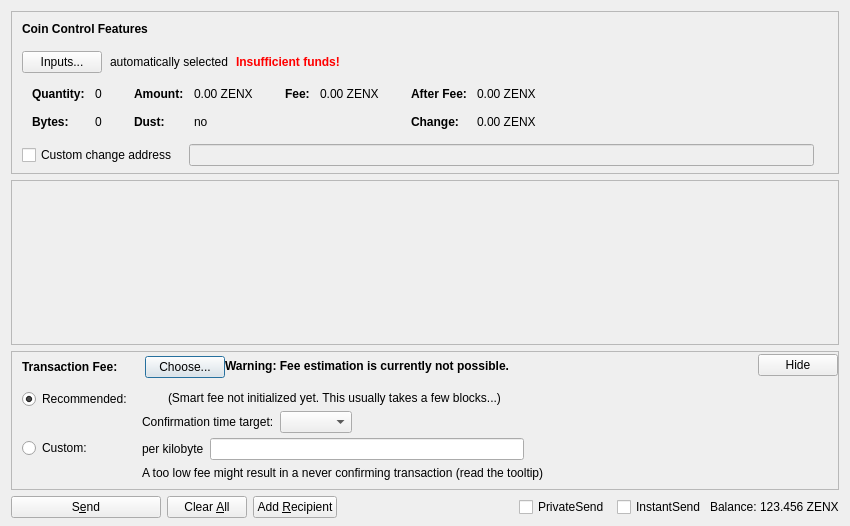
<?xml version="1.0" encoding="UTF-8"?>
<ui version="4.0">
 <class>SendCoinsDialog</class>
 <widget class="QDialog" name="SendCoinsDialog">
  <property name="geometry">
   <rect>
    <x>0</x>
    <y>0</y>
    <width>850</width>
    <height>526</height>
   </rect>
  </property>
  <property name="windowTitle">
   <string>Send Coins</string>
  </property>
  <layout class="QVBoxLayout" name="verticalLayout" stretch="0,1,0,0">
   <property name="bottomMargin">
    <number>8</number>
   </property>
   <item>
    <widget class="QFrame" name="frameCoinControl">
     <property name="sizePolicy">
      <sizepolicy hsizetype="Expanding" vsizetype="Expanding">
       <horstretch>0</horstretch>
       <verstretch>0</verstretch>
      </sizepolicy>
     </property>
     <property name="maximumSize">
      <size>
       <width>16777215</width>
       <height>16777215</height>
      </size>
     </property>
     <property name="frameShape">
      <enum>QFrame::StyledPanel</enum>
     </property>
     <property name="frameShadow">
      <enum>QFrame::Sunken</enum>
     </property>
     <layout class="QVBoxLayout" name="verticalLayoutCoinControl2">
      <property name="spacing">
       <number>0</number>
      </property>
      <property name="leftMargin">
       <number>0</number>
      </property>
      <property name="topMargin">
       <number>0</number>
      </property>
      <property name="rightMargin">
       <number>0</number>
      </property>
      <property name="bottomMargin">
       <number>6</number>
      </property>
      <item>
       <layout class="QVBoxLayout" name="verticalLayoutCoinControl" stretch="0,0,0,0,1">
        <property name="spacing">
         <number>0</number>
        </property>
        <property name="leftMargin">
         <number>10</number>
        </property>
        <property name="topMargin">
         <number>10</number>
        </property>
        <item>
         <layout class="QHBoxLayout" name="horizontalLayoutCoinControl1">
          <property name="bottomMargin">
           <number>15</number>
          </property>
          <item>
           <widget class="QLabel" name="labelCoinControlFeatures">
            <property name="sizePolicy">
             <sizepolicy hsizetype="Preferred" vsizetype="Maximum">
              <horstretch>0</horstretch>
              <verstretch>0</verstretch>
             </sizepolicy>
            </property>
            <property name="font">
             <font>
              <weight>75</weight>
              <bold>true</bold>
             </font>
            </property>
            <property name="styleSheet">
             <string notr="true">font-weight:bold;</string>
            </property>
            <property name="text">
             <string>Coin Control Features</string>
            </property>
           </widget>
          </item>
         </layout>
        </item>
        <item>
         <layout class="QHBoxLayout" name="horizontalLayoutCoinControl2" stretch="0,0,0,0">
          <property name="spacing">
           <number>8</number>
          </property>
          <property name="bottomMargin">
           <number>10</number>
          </property>
          <item>
           <widget class="QPushButton" name="pushButtonCoinControl">
            <property name="styleSheet">
             <string notr="true"/>
            </property>
            <property name="text">
             <string>Inputs...</string>
            </property>
            <property name="autoDefault">
             <bool>false</bool>
            </property>
           </widget>
          </item>
          <item>
           <widget class="QLabel" name="labelCoinControlAutomaticallySelected">
            <property name="text">
             <string>automatically selected</string>
            </property>
            <property name="margin">
             <number>5</number>
            </property>
           </widget>
          </item>
          <item>
           <widget class="QLabel" name="labelCoinControlInsuffFunds">
            <property name="font">
             <font>
              <weight>75</weight>
              <bold>true</bold>
             </font>
            </property>
            <property name="styleSheet">
             <string notr="true">color:red;font-weight:bold;</string>
            </property>
            <property name="text">
             <string>Insufficient funds!</string>
            </property>
            <property name="margin">
             <number>5</number>
            </property>
           </widget>
          </item>
          <item>
           <spacer name="horizontalSpacerCoinControl">
            <property name="orientation">
             <enum>Qt::Horizontal</enum>
            </property>
            <property name="sizeHint" stdset="0">
             <size>
              <width>40</width>
              <height>1</height>
             </size>
            </property>
           </spacer>
          </item>
         </layout>
        </item>
        <item>
         <widget class="QWidget" name="widgetCoinControl" native="true">
          <property name="sizePolicy">
           <sizepolicy hsizetype="Preferred" vsizetype="Preferred">
            <horstretch>0</horstretch>
            <verstretch>0</verstretch>
           </sizepolicy>
          </property>
          <property name="minimumSize">
           <size>
            <width>0</width>
            <height>0</height>
           </size>
          </property>
          <property name="styleSheet">
           <string notr="true"/>
          </property>
          <layout class="QHBoxLayout" name="horizontalLayoutCoinControl5">
           <property name="leftMargin">
            <number>0</number>
           </property>
           <property name="topMargin">
            <number>0</number>
           </property>
           <property name="rightMargin">
            <number>0</number>
           </property>
           <property name="bottomMargin">
            <number>0</number>
           </property>
           <item>
            <layout class="QHBoxLayout" name="horizontalLayoutCoinControl3" stretch="0,0,0,1">
             <property name="spacing">
              <number>20</number>
             </property>
             <property name="topMargin">
              <number>0</number>
             </property>
             <property name="bottomMargin">
              <number>10</number>
             </property>
             <item>
              <layout class="QFormLayout" name="formLayoutCoinControl1">
               <property name="horizontalSpacing">
                <number>10</number>
               </property>
               <property name="verticalSpacing">
                <number>14</number>
               </property>
               <property name="leftMargin">
                <number>10</number>
               </property>
               <property name="topMargin">
                <number>4</number>
               </property>
               <property name="rightMargin">
                <number>6</number>
               </property>
               <item row="0" column="0">
                <widget class="QLabel" name="labelCoinControlQuantityText">
                 <property name="font">
                  <font>
                   <weight>75</weight>
                   <bold>true</bold>
                  </font>
                 </property>
                 <property name="text">
                  <string>Quantity:</string>
                 </property>
                 <property name="margin">
                  <number>0</number>
                 </property>
                </widget>
               </item>
               <item row="0" column="1">
                <widget class="QLabel" name="labelCoinControlQuantity">
                 <property name="cursor">
                  <cursorShape>IBeamCursor</cursorShape>
                 </property>
                 <property name="contextMenuPolicy">
                  <enum>Qt::ActionsContextMenu</enum>
                 </property>
                 <property name="text">
                  <string notr="true">0</string>
                 </property>
                 <property name="margin">
                  <number>0</number>
                 </property>
                 <property name="textInteractionFlags">
                  <set>Qt::LinksAccessibleByMouse|Qt::TextSelectableByKeyboard|Qt::TextSelectableByMouse</set>
                 </property>
                </widget>
               </item>
               <item row="1" column="0">
                <widget class="QLabel" name="labelCoinControlBytesText">
                 <property name="font">
                  <font>
                   <weight>75</weight>
                   <bold>true</bold>
                  </font>
                 </property>
                 <property name="text">
                  <string>Bytes:</string>
                 </property>
                </widget>
               </item>
               <item row="1" column="1">
                <widget class="QLabel" name="labelCoinControlBytes">
                 <property name="cursor">
                  <cursorShape>IBeamCursor</cursorShape>
                 </property>
                 <property name="contextMenuPolicy">
                  <enum>Qt::ActionsContextMenu</enum>
                 </property>
                 <property name="text">
                  <string notr="true">0</string>
                 </property>
                 <property name="textInteractionFlags">
                  <set>Qt::LinksAccessibleByMouse|Qt::TextSelectableByKeyboard|Qt::TextSelectableByMouse</set>
                 </property>
                </widget>
               </item>
              </layout>
             </item>
             <item>
              <layout class="QFormLayout" name="formLayoutCoinControl2">
               <property name="horizontalSpacing">
                <number>10</number>
               </property>
               <property name="verticalSpacing">
                <number>14</number>
               </property>
               <property name="leftMargin">
                <number>6</number>
               </property>
               <property name="topMargin">
                <number>4</number>
               </property>
               <property name="rightMargin">
                <number>6</number>
               </property>
               <item row="0" column="0">
                <widget class="QLabel" name="labelCoinControlAmountText">
                 <property name="font">
                  <font>
                   <weight>75</weight>
                   <bold>true</bold>
                  </font>
                 </property>
                 <property name="text">
                  <string>Amount:</string>
                 </property>
                 <property name="margin">
                  <number>0</number>
                 </property>
                </widget>
               </item>
               <item row="0" column="1">
                <widget class="QLabel" name="labelCoinControlAmount">
                 <property name="cursor">
                  <cursorShape>IBeamCursor</cursorShape>
                 </property>
                 <property name="contextMenuPolicy">
                  <enum>Qt::ActionsContextMenu</enum>
                 </property>
                 <property name="text">
                  <string notr="true">0.00 ZENX</string>
                 </property>
                 <property name="textInteractionFlags">
                  <set>Qt::LinksAccessibleByMouse|Qt::TextSelectableByKeyboard|Qt::TextSelectableByMouse</set>
                 </property>
                </widget>
               </item>
               <item row="1" column="0">
                <widget class="QLabel" name="labelCoinControlLowOutputText">
                 <property name="font">
                  <font>
                   <weight>75</weight>
                   <bold>true</bold>
                  </font>
                 </property>
                 <property name="text">
                  <string>Dust:</string>
                 </property>
                </widget>
               </item>
               <item row="1" column="1">
                <widget class="QLabel" name="labelCoinControlLowOutput">
                 <property name="cursor">
                  <cursorShape>IBeamCursor</cursorShape>
                 </property>
                 <property name="contextMenuPolicy">
                  <enum>Qt::ActionsContextMenu</enum>
                 </property>
                 <property name="text">
                  <string notr="true">no</string>
                 </property>
                 <property name="textInteractionFlags">
                  <set>Qt::LinksAccessibleByMouse|Qt::TextSelectableByKeyboard|Qt::TextSelectableByMouse</set>
                 </property>
                </widget>
               </item>
              </layout>
             </item>
             <item>
              <layout class="QFormLayout" name="formLayoutCoinControl3">
               <property name="horizontalSpacing">
                <number>10</number>
               </property>
               <property name="verticalSpacing">
                <number>14</number>
               </property>
               <property name="leftMargin">
                <number>6</number>
               </property>
               <property name="topMargin">
                <number>4</number>
               </property>
               <property name="rightMargin">
                <number>6</number>
               </property>
               <item row="0" column="0">
                <widget class="QLabel" name="labelCoinControlFeeText">
                 <property name="font">
                  <font>
                   <weight>75</weight>
                   <bold>true</bold>
                  </font>
                 </property>
                 <property name="text">
                  <string>Fee:</string>
                 </property>
                 <property name="margin">
                  <number>0</number>
                 </property>
                </widget>
               </item>
               <item row="0" column="1">
                <widget class="QLabel" name="labelCoinControlFee">
                 <property name="cursor">
                  <cursorShape>IBeamCursor</cursorShape>
                 </property>
                 <property name="contextMenuPolicy">
                  <enum>Qt::ActionsContextMenu</enum>
                 </property>
                 <property name="text">
                  <string notr="true">0.00 ZENX</string>
                 </property>
                 <property name="textInteractionFlags">
                  <set>Qt::LinksAccessibleByMouse|Qt::TextSelectableByKeyboard|Qt::TextSelectableByMouse</set>
                 </property>
                </widget>
               </item>
              </layout>
             </item>
             <item>
              <layout class="QFormLayout" name="formLayoutCoinControl4">
               <property name="horizontalSpacing">
                <number>10</number>
               </property>
               <property name="verticalSpacing">
                <number>14</number>
               </property>
               <property name="leftMargin">
                <number>6</number>
               </property>
               <property name="topMargin">
                <number>4</number>
               </property>
               <property name="rightMargin">
                <number>6</number>
               </property>
               <item row="0" column="0">
                <widget class="QLabel" name="labelCoinControlAfterFeeText">
                 <property name="font">
                  <font>
                   <weight>75</weight>
                   <bold>true</bold>
                  </font>
                 </property>
                 <property name="text">
                  <string>After Fee:</string>
                 </property>
                 <property name="margin">
                  <number>0</number>
                 </property>
                </widget>
               </item>
               <item row="0" column="1">
                <widget class="QLabel" name="labelCoinControlAfterFee">
                 <property name="cursor">
                  <cursorShape>IBeamCursor</cursorShape>
                 </property>
                 <property name="contextMenuPolicy">
                  <enum>Qt::ActionsContextMenu</enum>
                 </property>
                 <property name="text">
                  <string notr="true">0.00 ZENX</string>
                 </property>
                 <property name="textInteractionFlags">
                  <set>Qt::LinksAccessibleByMouse|Qt::TextSelectableByKeyboard|Qt::TextSelectableByMouse</set>
                 </property>
                </widget>
               </item>
               <item row="1" column="0">
                <widget class="QLabel" name="labelCoinControlChangeText">
                 <property name="font">
                  <font>
                   <weight>75</weight>
                   <bold>true</bold>
                  </font>
                 </property>
                 <property name="text">
                  <string>Change:</string>
                 </property>
                </widget>
               </item>
               <item row="1" column="1">
                <widget class="QLabel" name="labelCoinControlChange">
                 <property name="cursor">
                  <cursorShape>IBeamCursor</cursorShape>
                 </property>
                 <property name="contextMenuPolicy">
                  <enum>Qt::ActionsContextMenu</enum>
                 </property>
                 <property name="text">
                  <string notr="true">0.00 ZENX</string>
                 </property>
                 <property name="textInteractionFlags">
                  <set>Qt::LinksAccessibleByMouse|Qt::TextSelectableByKeyboard|Qt::TextSelectableByMouse</set>
                 </property>
                </widget>
               </item>
              </layout>
             </item>
            </layout>
           </item>
          </layout>
         </widget>
        </item>
        <item>
         <layout class="QHBoxLayout" name="horizontalLayoutCoinControl4" stretch="0,0,0">
          <property name="spacing">
           <number>12</number>
          </property>
          <property name="sizeConstraint">
           <enum>QLayout::SetDefaultConstraint</enum>
          </property>
          <property name="topMargin">
           <number>5</number>
          </property>
          <property name="rightMargin">
           <number>5</number>
          </property>
          <item>
           <widget class="QCheckBox" name="checkBoxCoinControlChange">
            <property name="toolTip">
             <string>If this is activated, but the change address is empty or invalid, change will be sent to a newly generated address.</string>
            </property>
            <property name="text">
             <string>Custom change address</string>
            </property>
           </widget>
          </item>
          <item>
           <widget class="QValidatedLineEdit" name="lineEditCoinControlChange">
            <property name="enabled">
             <bool>false</bool>
            </property>
            <property name="sizePolicy">
             <sizepolicy hsizetype="Expanding" vsizetype="Fixed">
              <horstretch>0</horstretch>
              <verstretch>0</verstretch>
             </sizepolicy>
            </property>
           </widget>
          </item>
          <item>
           <widget class="QLabel" name="labelCoinControlChangeLabel">
            <property name="sizePolicy">
             <sizepolicy hsizetype="Preferred" vsizetype="Expanding">
              <horstretch>0</horstretch>
              <verstretch>0</verstretch>
             </sizepolicy>
            </property>
            <property name="minimumSize">
             <size>
              <width>0</width>
              <height>0</height>
             </size>
            </property>
            <property name="text">
             <string/>
            </property>
            <property name="margin">
             <number>3</number>
            </property>
           </widget>
          </item>
         </layout>
        </item>
        <item>
         <spacer name="verticalSpacerCoinControl">
          <property name="orientation">
           <enum>Qt::Vertical</enum>
          </property>
          <property name="sizeHint" stdset="0">
           <size>
            <width>800</width>
            <height>1</height>
           </size>
          </property>
         </spacer>
        </item>
       </layout>
      </item>
     </layout>
    </widget>
   </item>
   <item>
    <widget class="QScrollArea" name="scrollArea">
     <property name="widgetResizable">
      <bool>true</bool>
     </property>
     <widget class="QWidget" name="scrollAreaWidgetContents">
      <property name="geometry">
       <rect>
        <x>0</x>
        <y>0</y>
        <width>830</width>
        <height>104</height>
       </rect>
      </property>
      <layout class="QVBoxLayout" name="verticalLayout_2" stretch="0,1">
       <property name="leftMargin">
        <number>0</number>
       </property>
       <property name="topMargin">
        <number>0</number>
       </property>
       <property name="rightMargin">
        <number>0</number>
       </property>
       <property name="bottomMargin">
        <number>0</number>
       </property>
       <item>
        <layout class="QVBoxLayout" name="entries">
         <property name="spacing">
          <number>6</number>
         </property>
        </layout>
       </item>
       <item>
        <spacer name="verticalSpacer">
         <property name="orientation">
          <enum>Qt::Vertical</enum>
         </property>
         <property name="sizeHint" stdset="0">
          <size>
           <width>20</width>
           <height>40</height>
          </size>
         </property>
        </spacer>
       </item>
      </layout>
     </widget>
    </widget>
   </item>
   <item>
    <widget class="QFrame" name="frameFee">
     <property name="sizePolicy">
      <sizepolicy hsizetype="Expanding" vsizetype="Expanding">
       <horstretch>0</horstretch>
       <verstretch>0</verstretch>
      </sizepolicy>
     </property>
     <property name="maximumSize">
      <size>
       <width>16777215</width>
       <height>16777215</height>
      </size>
     </property>
     <property name="frameShape">
      <enum>QFrame::StyledPanel</enum>
     </property>
     <property name="frameShadow">
      <enum>QFrame::Sunken</enum>
     </property>
     <layout class="QVBoxLayout" name="verticalLayoutFee1">
      <property name="spacing">
       <number>0</number>
      </property>
      <property name="leftMargin">
       <number>0</number>
      </property>
      <property name="topMargin">
       <number>0</number>
      </property>
      <property name="rightMargin">
       <number>0</number>
      </property>
      <property name="bottomMargin">
       <number>0</number>
      </property>
      <item>
       <layout class="QVBoxLayout" name="verticalLayoutFee2" stretch="0,0,0">
        <property name="spacing">
         <number>0</number>
        </property>
        <property name="leftMargin">
         <number>10</number>
        </property>
        <property name="topMargin">
         <number>0</number>
        </property>
        <item>
         <layout class="QHBoxLayout" name="horizontalLayoutFee1">
          <property name="bottomMargin">
           <number>0</number>
          </property>
          <item>
           <layout class="QVBoxLayout" name="verticalLayoutFee7">
            <property name="spacing">
             <number>0</number>
            </property>
            <item>
             <spacer name="verticalSpacerSmartFee">
              <property name="orientation">
               <enum>Qt::Vertical</enum>
              </property>
              <property name="sizeType">
               <enum>QSizePolicy::Fixed</enum>
              </property>
              <property name="sizeHint" stdset="0">
               <size>
                <width>1</width>
                <height>4</height>
               </size>
              </property>
             </spacer>
            </item>
            <item>
             <layout class="QHBoxLayout" name="horizontalLayoutSmartFee">
              <property name="spacing">
               <number>10</number>
              </property>
              <item>
               <widget class="QLabel" name="labelFeeHeadline">
                <property name="sizePolicy">
                 <sizepolicy hsizetype="Preferred" vsizetype="Maximum">
                  <horstretch>0</horstretch>
                  <verstretch>0</verstretch>
                 </sizepolicy>
                </property>
                <property name="font">
                 <font>
                  <weight>75</weight>
                  <bold>true</bold>
                 </font>
                </property>
                <property name="styleSheet">
                 <string notr="true">font-weight:bold;</string>
                </property>
                <property name="text">
                 <string>Transaction Fee:</string>
                </property>
               </widget>
              </item>
              <item>
               <widget class="QLabel" name="labelFeeMinimized">
                <property name="text">
                 <string/>
                </property>
               </widget>
              </item>
              <item>
               <widget class="QPushButton" name="buttonChooseFee">
                <property name="text">
                 <string>Choose...</string>
                </property>
               </widget>
              </item>
             </layout>
            </item>
            <item>
             <spacer name="verticalSpacer_5">
              <property name="orientation">
               <enum>Qt::Vertical</enum>
              </property>
              <property name="sizeHint" stdset="0">
               <size>
                <width>1</width>
                <height>1</height>
               </size>
              </property>
             </spacer>
            </item>
           </layout>
          </item>
          <item>
           <widget class="QLabel" name="fallbackFeeWarningLabel">
            <property name="toolTip">
             <string>Using the fallbackfee can result in sending a transaction that will take several hours or days (or never) to confirm. Consider choosing your fee manually or wait until you have validated the complete chain.</string>
            </property>
            <property name="font">
            <font>
                <weight>75</weight>
                <bold>true</bold>
            </font>
            </property>
            <property name="text">
             <string>Warning: Fee estimation is currently not possible.</string>
            </property>
            <property name="wordWrap">
             <bool>false</bool>
            </property>
           </widget>
          </item>
          <item>
           <spacer name="horizontalSpacer_4">
            <property name="orientation">
             <enum>Qt::Horizontal</enum>
            </property>
            <property name="sizeType">
             <enum>QSizePolicy::MinimumExpanding</enum>
            </property>
            <property name="sizeHint" stdset="0">
             <size>
              <width>40</width>
              <height>20</height>
             </size>
            </property>
           </spacer>
          </item>
          <item>
           <widget class="QPushButton" name="buttonMinimizeFee">
            <property name="toolTip">
             <string>collapse fee-settings</string>
            </property>
            <property name="text">
             <string>Hide</string>
            </property>
           </widget>
          </item>
         </layout>
        </item>
        <item>
         <widget class="QFrame" name="frameFeeSelection">
          <layout class="QVBoxLayout" name="verticalLayoutFee12">
           <property name="spacing">
            <number>0</number>
           </property>
           <property name="leftMargin">
            <number>0</number>
           </property>
           <property name="topMargin">
            <number>0</number>
           </property>
           <property name="rightMargin">
            <number>0</number>
           </property>
           <property name="bottomMargin">
            <number>0</number>
           </property>
           <item>
            <layout class="QGridLayout" name="gridLayoutFee">
             <property name="topMargin">
              <number>10</number>
             </property>
             <property name="bottomMargin">
              <number>4</number>
             </property>
             <property name="horizontalSpacing">
              <number>10</number>
             </property>
             <property name="verticalSpacing">
              <number>4</number>
             </property>
             <item row="1" column="1">
              <layout class="QVBoxLayout" name="verticalLayoutFee8">
               <property name="spacing">
                <number>6</number>
               </property>
               <item>
                <layout class="QHBoxLayout" name="horizontalLayoutFee13">
                 <item>
                  <widget class="QLabel" name="labelCustomPerKilobyte">
                   <property name="toolTip">
                    <string>Specify a custom fee per kB (1,000 bytes) of the transaction's virtual size.

Note:  Since the fee is calculated on a per-byte basis, a fee of "100 satoshis per kB" for a transaction size of 500 bytes (half of 1 kB) would ultimately yield a fee of only 50 satoshis.</string>
                   </property>
                   <property name="text">
                    <string>per kilobyte</string>
                   </property>
                  </widget>
                 </item>
                 <item>
                  <widget class="BitcoinAmountField" name="customFee"/>
                 </item>
                 <item>
                  <spacer name="horizontalSpacer_6">
                   <property name="orientation">
                    <enum>Qt::Horizontal</enum>
                   </property>
                   <property name="sizeHint" stdset="0">
                    <size>
                     <width>1</width>
                     <height>1</height>
                    </size>
                   </property>
                  </spacer>
                 </item>
                </layout>
               </item>
               <item>
                <layout class="QHBoxLayout" name="horizontalLayoutFee8">
                 <item>
                  <widget class="QLabel" name="labelCustomFeeWarning">
                   <property name="enabled">
                    <bool>true</bool>
                   </property>
                   <property name="toolTip">
                    <string>When there is less transaction volume than space in the blocks, miners as well as relaying nodes may enforce a minimum fee. Paying only this minimum fee is just fine, but be aware that this can result in a never confirming transaction once there is more demand for bitcoin transactions than the network can process.</string>
                   </property>
                   <property name="text">
                    <string>A too low fee might result in a never confirming transaction (read the tooltip)</string>
                   </property>
                  </widget>
                 </item>
                 <item>
                  <spacer name="horizontalSpacer_2">
                   <property name="orientation">
                    <enum>Qt::Horizontal</enum>
                   </property>
                   <property name="sizeHint" stdset="0">
                    <size>
                     <width>1</width>
                     <height>1</height>
                    </size>
                   </property>
                  </spacer>
                 </item>
                </layout>
               </item>
              </layout>
             </item>
             <item row="0" column="0">
              <layout class="QVBoxLayout" name="verticalLayoutFee4" stretch="0,1">
               <item>
                <widget class="QRadioButton" name="radioSmartFee">
                 <property name="text">
                  <string>Recommended:</string>
                 </property>
                 <property name="checked">
                  <bool>true</bool>
                 </property>
                 <attribute name="buttonGroup">
                  <string notr="true">groupFee</string>
                 </attribute>
                </widget>
               </item>
               <item>
                <spacer name="verticalSpacer_2">
                 <property name="orientation">
                  <enum>Qt::Vertical</enum>
                 </property>
                 <property name="sizeHint" stdset="0">
                  <size>
                   <width>1</width>
                   <height>1</height>
                  </size>
                 </property>
                </spacer>
               </item>
              </layout>
             </item>
             <item row="1" column="0">
              <layout class="QVBoxLayout" name="verticalLayoutFee9" stretch="0,1">
               <item>
                <widget class="QRadioButton" name="radioCustomFee">
                 <property name="text">
                  <string>Custom:</string>
                 </property>
                 <attribute name="buttonGroup">
                  <string notr="true">groupFee</string>
                 </attribute>
                </widget>
               </item>
               <item>
                <spacer name="verticalSpacer_6">
                 <property name="orientation">
                  <enum>Qt::Vertical</enum>
                 </property>
                 <property name="sizeHint" stdset="0">
                  <size>
                   <width>1</width>
                   <height>1</height>
                  </size>
                 </property>
                </spacer>
               </item>
              </layout>
             </item>
             <item row="0" column="1">
              <layout class="QVBoxLayout" name="verticalLayoutFee3" stretch="0,0,1">
               <property name="spacing">
                <number>6</number>
               </property>
               <property name="topMargin">
                <number>2</number>
               </property>
               <item>
                <layout class="QHBoxLayout" name="horizontalLayoutFee12">
                 <item>
                  <widget class="QLabel" name="labelSmartFee">
                   <property name="text">
                    <string/>
                   </property>
                  </widget>
                 </item>
                 <item>
                  <widget class="QLabel" name="labelFeeEstimation">
                   <property name="text">
                    <string/>
                   </property>
                  </widget>
                 </item>
                 <item>
                  <widget class="QLabel" name="labelSmartFee2">
                   <property name="text">
                    <string>(Smart fee not initialized yet. This usually takes a few blocks...)</string>
                   </property>
                  </widget>
                 </item>
                 <item>
                  <spacer name="horizontalSpacer_5">
                   <property name="orientation">
                    <enum>Qt::Horizontal</enum>
                   </property>
                   <property name="sizeHint" stdset="0">
                    <size>
                     <width>1</width>
                     <height>1</height>
                    </size>
                   </property>
                  </spacer>
                 </item>
                </layout>
               </item>
               <item>
                <layout class="QHBoxLayout" name="horizontalLayoutFee9">
                 <item>
                  <layout class="QVBoxLayout" name="verticalLayoutFee6">
                   <item>
                    <widget class="QLabel" name="labelSmartFee3">
                     <property name="text">
                      <string>Confirmation time target:</string>
                     </property>
                    </widget>
                   </item>
                  </layout>
                 </item>
                 <item>
                  <layout class="QVBoxLayout" name="verticalLayoutFee5">
                   <property name="rightMargin">
                    <number>30</number>
                   </property>
                   <item>
                    <layout class="QHBoxLayout" name="horizontalLayoutConfTarget">
                     <property name="bottomMargin">
                      <number>0</number>
                     </property>
                     <item>
                      <widget class="QComboBox" name="confTargetSelector"/>
                     </item>
                     <item>
                      <spacer name="horizontalSpacerConfTarget">
                       <property name="orientation">
                        <enum>Qt::Horizontal</enum>
                       </property>
                       <property name="sizeHint" stdset="0">
                        <size>
                         <width>40</width>
                         <height>20</height>
                        </size>
                       </property>
                      </spacer>
                     </item>
                    </layout>
                   </item>
                  </layout>
                 </item>
                </layout>
               </item>
               <item>
                <spacer name="verticalSpacer_4">
                 <property name="orientation">
                  <enum>Qt::Vertical</enum>
                 </property>
                 <property name="sizeHint" stdset="0">
                  <size>
                   <width>1</width>
                   <height>1</height>
                  </size>
                 </property>
                </spacer>
               </item>
              </layout>
             </item>
            </layout>
           </item>
          </layout>
         </widget>
        </item>
        <item>
         <spacer name="verticalSpacerFee">
          <property name="orientation">
           <enum>Qt::Vertical</enum>
          </property>
          <property name="sizeHint" stdset="0">
           <size>
            <width>40</width>
            <height>5</height>
           </size>
          </property>
         </spacer>
        </item>
       </layout>
      </item>
     </layout>
    </widget>
   </item>
   <item>
    <layout class="QHBoxLayout" name="horizontalLayout">
     <item>
      <widget class="QPushButton" name="sendButton">
       <property name="minimumSize">
        <size>
         <width>150</width>
         <height>0</height>
        </size>
       </property>
       <property name="toolTip">
        <string>Confirm the send action</string>
       </property>
       <property name="text">
        <string>S&amp;end</string>
       </property>
       <property name="icon">
        <iconset resource="../bitcoin.qrc">
         <normaloff>:/icons/send</normaloff>:/icons/send</iconset>
       </property>
       <property name="autoDefault">
        <bool>false</bool>
       </property>
       <property name="default">
        <bool>false</bool>
       </property>
      </widget>
     </item>
     <item>
      <widget class="QPushButton" name="clearButton">
       <property name="sizePolicy">
        <sizepolicy hsizetype="Minimum" vsizetype="Fixed">
         <horstretch>0</horstretch>
         <verstretch>0</verstretch>
        </sizepolicy>
       </property>
       <property name="toolTip">
        <string>Clear all fields of the form.</string>
       </property>
       <property name="text">
        <string>Clear &amp;All</string>
       </property>
       <property name="icon">
        <iconset resource="../bitcoin.qrc">
         <normaloff>:/icons/remove</normaloff>:/icons/remove</iconset>
       </property>
       <property name="autoDefault">
        <bool>false</bool>
       </property>
      </widget>
     </item>
     <item>
      <widget class="QPushButton" name="addButton">
       <property name="toolTip">
        <string>Send to multiple recipients at once</string>
       </property>
       <property name="text">
        <string>Add &amp;Recipient</string>
       </property>
       <property name="icon">
        <iconset resource="../bitcoin.qrc">
         <normaloff>:/icons/add</normaloff>:/icons/add</iconset>
       </property>
       <property name="autoDefault">
        <bool>false</bool>
       </property>
      </widget>
     </item>
     <item>
      <spacer name="horizontalSpacer">
       <property name="orientation">
        <enum>Qt::Horizontal</enum>
       </property>
       <property name="sizeHint" stdset="0">
        <size>
         <width>40</width>
         <height>20</height>
        </size>
       </property>
      </spacer>
     </item>
     <item>
      <layout class="QHBoxLayout" name="horizontalLayout_2">
       <property name="spacing">
        <number>3</number>
       </property>
       <item>
        <widget class="QCheckBox" name="checkUsePrivateSend">
         <property name="minimumSize">
          <size>
           <width>95</width>
           <height>0</height>
          </size>
         </property>
         <property name="text">
          <string>PrivateSend</string>
         </property>
         <property name="checked">
          <bool>false</bool>
         </property>
        </widget>
       </item>
       <item>
        <widget class="QCheckBox" name="checkUseInstantSend">
         <property name="enabled">
          <bool>true</bool>
         </property>
         <property name="minimumSize">
          <size>
           <width>85</width>
           <height>0</height>
          </size>
         </property>
         <property name="text">
          <string>InstantSend</string>
         </property>
        </widget>
       </item>
       <item>
        <widget class="QLabel" name="label">
         <property name="text">
          <string>Balance:</string>
         </property>
        </widget>
       </item>
       <item>
        <widget class="QLabel" name="labelBalance">
         <property name="sizePolicy">
          <sizepolicy hsizetype="Preferred" vsizetype="Fixed">
           <horstretch>0</horstretch>
           <verstretch>0</verstretch>
          </sizepolicy>
         </property>
         <property name="cursor">
          <cursorShape>IBeamCursor</cursorShape>
         </property>
         <property name="text">
          <string notr="true">123.456 ZENX</string>
         </property>
         <property name="textInteractionFlags">
          <set>Qt::LinksAccessibleByMouse|Qt::TextSelectableByKeyboard|Qt::TextSelectableByMouse</set>
         </property>
        </widget>
       </item>
      </layout>
     </item>
    </layout>
   </item>
  </layout>
 </widget>
 <customwidgets>
  <customwidget>
   <class>QValidatedLineEdit</class>
   <extends>QLineEdit</extends>
   <header>qt/qvalidatedlineedit.h</header>
  </customwidget>
  <customwidget>
   <class>BitcoinAmountField</class>
   <extends>QLineEdit</extends>
   <header>qt/bitcoinamountfield.h</header>
   <container>1</container>
  </customwidget>
 </customwidgets>
 <resources>
  <include location="../bitcoin.qrc"/>
 </resources>
 <connections/>
 <buttongroups>
  <buttongroup name="groupFee"/>
 </buttongroups>
</ui>
